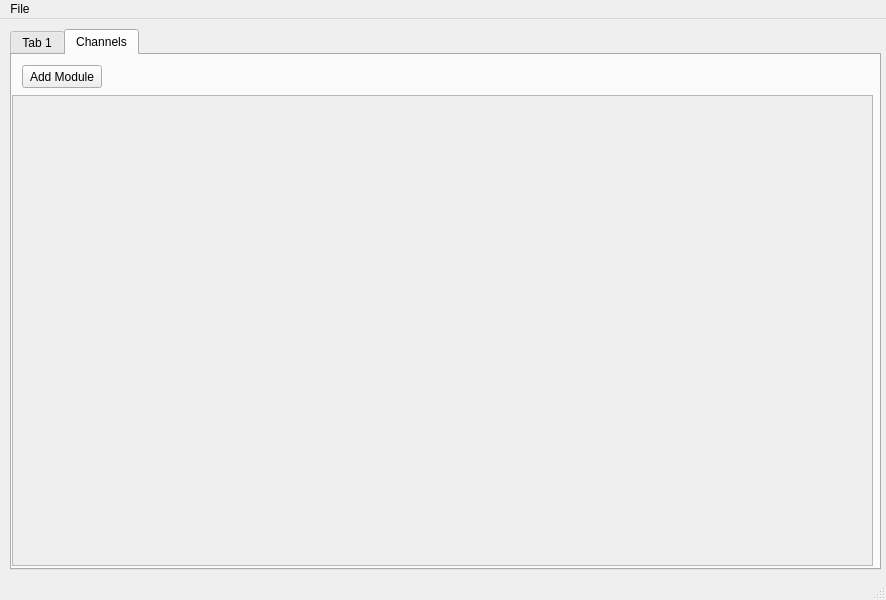
<?xml version="1.0" encoding="UTF-8"?>
<ui version="4.0">
 <class>MainWindow</class>
 <widget class="QMainWindow" name="MainWindow">
  <property name="geometry">
   <rect>
    <x>0</x>
    <y>0</y>
    <width>886</width>
    <height>600</height>
   </rect>
  </property>
  <property name="windowTitle">
   <string>MainWindow</string>
  </property>
  <widget class="QWidget" name="centralwidget">
   <widget class="QTabWidget" name="tbMain">
    <property name="geometry">
     <rect>
      <x>10</x>
      <y>10</y>
      <width>871</width>
      <height>541</height>
     </rect>
    </property>
    <property name="currentIndex">
     <number>1</number>
    </property>
    <widget class="QWidget" name="tbMain1">
     <attribute name="title">
      <string>Tab 1</string>
     </attribute>
    </widget>
    <widget class="QWidget" name="tbChannels">
     <attribute name="title">
      <string>Channels</string>
     </attribute>
     <widget class="QScrollArea" name="saChannels">
      <property name="geometry">
       <rect>
        <x>0</x>
        <y>40</y>
        <width>861</width>
        <height>471</height>
       </rect>
      </property>
      <property name="widgetResizable">
       <bool>true</bool>
      </property>
      <widget class="QWidget" name="scrollAreaWidgetContents">
       <property name="geometry">
        <rect>
         <x>0</x>
         <y>0</y>
         <width>859</width>
         <height>469</height>
        </rect>
       </property>
      </widget>
     </widget>
     <widget class="QPushButton" name="pbAddModule">
      <property name="geometry">
       <rect>
        <x>10</x>
        <y>10</y>
        <width>80</width>
        <height>23</height>
       </rect>
      </property>
      <property name="text">
       <string>Add Module</string>
      </property>
     </widget>
    </widget>
   </widget>
  </widget>
  <widget class="QMenuBar" name="menubar">
   <property name="geometry">
    <rect>
     <x>0</x>
     <y>0</y>
     <width>886</width>
     <height>20</height>
    </rect>
   </property>
   <widget class="QMenu" name="menuFile">
    <property name="title">
     <string>File</string>
    </property>
    <addaction name="actionOpen"/>
    <addaction name="separator"/>
    <addaction name="actionExit"/>
   </widget>
   <addaction name="menuFile"/>
  </widget>
  <widget class="QStatusBar" name="statusbar"/>
  <action name="actionOpen">
   <property name="text">
    <string>&amp;Open...</string>
   </property>
  </action>
  <action name="actionExit">
   <property name="text">
    <string>&amp;Exit</string>
   </property>
  </action>
 </widget>
 <resources/>
 <connections>
  <connection>
   <sender>actionExit</sender>
   <signal>triggered()</signal>
   <receiver>MainWindow</receiver>
   <slot>close()</slot>
   <hints>
    <hint type="sourcelabel">
     <x>-1</x>
     <y>-1</y>
    </hint>
    <hint type="destinationlabel">
     <x>399</x>
     <y>299</y>
    </hint>
   </hints>
  </connection>
  <connection>
   <sender>pbAddModule</sender>
   <signal>clicked()</signal>
   <receiver>saChannels</receiver>
   <slot>update()</slot>
   <hints>
    <hint type="sourcelabel">
     <x>61</x>
     <y>68</y>
    </hint>
    <hint type="destinationlabel">
     <x>447</x>
     <y>327</y>
    </hint>
   </hints>
  </connection>
 </connections>
</ui>
